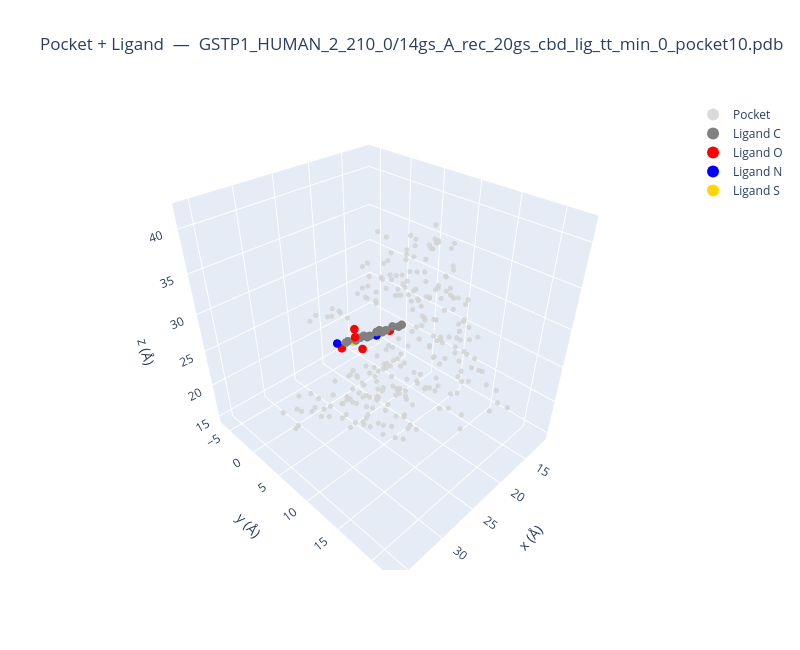

The code cell stored with this chart in its notebook:
### Markdown cell above
## 3. 3D viewer — pocket + ligand

Pocket atoms drawn in grey; ligand atoms coloured by element.

### Code cell
ELEM_COLORS = {
    "C": "gray", "O": "red", "N": "blue", "S": "gold",
    "F": "green", "Cl": "lime", "P": "orange", "H": "white",
}

fig = go.Figure()

# --- Pocket atoms (all shown in light grey) ---
poc_coords = pocket_raw["coords"].numpy()
fig.add_trace(go.Scatter3d(
    x=poc_coords[:, 0], y=poc_coords[:, 1], z=poc_coords[:, 2],
    mode="markers",
    marker=dict(size=3, color="lightgrey", opacity=0.85),
    name="Pocket",
))

# --- Ligand atoms (coloured by element) ---
lig_coords = ligand_raw["coords"].numpy()
lig_channels = ligand_raw["atoms_channel"].numpy()

for ch_idx in np.unique(lig_channels):
    elem = IDX_TO_ELEM.get(int(ch_idx), f"ch{int(ch_idx)}")
    mask = lig_channels == ch_idx
    fig.add_trace(go.Scatter3d(
        x=lig_coords[mask, 0], y=lig_coords[mask, 1], z=lig_coords[mask, 2],
        mode="markers",
        marker=dict(size=5, color=ELEM_COLORS.get(elem, "purple")),
        name=f"Ligand {elem}",
    ))

fig.update_layout(
    title=f"Pocket + Ligand  —  {pocket_raw['id']}",
    scene=dict(
        xaxis_title="x (Å)", yaxis_title="y (Å)", zaxis_title="z (Å)",
        aspectmode="data",
    ),
    width=800, height=650,
    legend=dict(itemsizing="constant"),
)
fig.show()

### Figure 1 — Plotly figure (JSON) as saved in the notebook; plotly's stock layout.template omitted (floating-point values rounded to 4 significant figures; data arrays with more than 128 entries replaced by an {"elided": "..."} marker saying what was removed)
{"data": [{"marker": {"color": "lightgrey", "opacity": 0.85, "size": 3}, "mode": "markers", "name": "Pocket", "type": "scatter3d", "x": {"elided": "255 float values"}, "y": {"elided": "255 float values"}, "z": {"elided": "255 float values"}}, {"marker": {"color": "gray", "size": 5}, "mode": "markers", "name": "Ligand C", "type": "scatter3d", "x": [24.27, 23.4, 23.91, 23.06, 23.5, 22.63, 23.14, 24.48, 25.36, 24.88, 25.72, 25.31, 26.17, 25.64], "y": [4.727, 5.71, 6.651, 7.701, 8.716, 9.728, 10.65, 10.61, 9.619, 8.668, 7.62, 6.583, 5.551, 4.611], "z": [26.2, 26.7, 27.62, 28.2, 29.18, 29.71, 30.65, 31.06, 30.55, 29.6, 29.03, 28.03, 27.48, 26.55]}, {"marker": {"color": "red", "size": 5}, "mode": "markers", "name": "Ligand O", "type": "scatter3d", "x": [21.85, 26.92, 22.82, 22.71, 24.86], "y": [7.715, 7.577, 4.246, 2.793, 2.927], "z": [27.82, 29.41, 23.98, 26.04, 24.46]}, {"marker": {"color": "blue", "size": 5}, "mode": "markers", "name": "Ligand N", "type": "scatter3d", "x": [21.94, 27.59], "y": [5.696, 5.423], "z": [26.21, 27.84]}, {"marker": {"color": "gold", "size": 5}, "mode": "markers", "name": "Ligand S", "type": "scatter3d", "x": [23.6], "y": [3.554], "z": [25.09]}], "layout": {"height": 650, "legend": {"itemsizing": "constant"}, "scene": {"aspectmode": "data", "xaxis": {"title": {"text": "x (Å)"}}, "yaxis": {"title": {"text": "y (Å)"}}, "zaxis": {"title": {"text": "z (Å)"}}}, "title": {"text": "Pocket + Ligand  —  GSTP1_HUMAN_2_210_0/14gs_A_rec_20gs_cbd_lig_tt_min_0_pocket10.pdb"}, "width": 800}}
